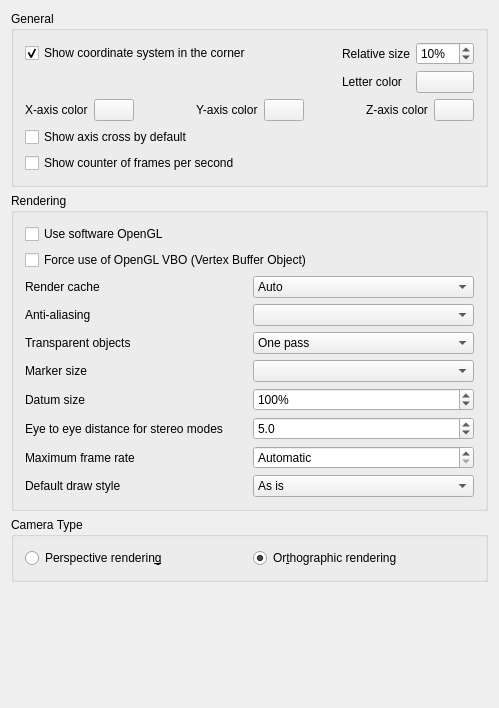
<?xml version="1.0" encoding="UTF-8"?>
<ui version="4.0">
 <class>Gui::Dialog::DlgSettings3DView</class>
 <widget class="QWidget" name="Gui::Dialog::DlgSettings3DView">
  <property name="geometry">
   <rect>
    <x>0</x>
    <y>0</y>
    <width>499</width>
    <height>708</height>
   </rect>
  </property>
  <property name="windowTitle">
   <string>3D View</string>
  </property>
  <layout class="QVBoxLayout" name="verticalLayout_2">
   <item>
    <widget class="QGroupBox" name="GroupBoxGeneral">
     <property name="enabled">
      <bool>true</bool>
     </property>
     <property name="title">
      <string>General</string>
     </property>
     <layout class="QVBoxLayout" name="verticalLayout">
      <item>
       <layout class="QGridLayout" name="gridLayoutCoord">
        <item row="0" column="0">
         <widget class="Gui::PrefCheckBox" name="CheckBox_CornerCoordSystem">
          <property name="toolTip">
           <string>Main coordinate system will always be shown in
lower right corner within opened files</string>
          </property>
          <property name="text">
           <string>Show coordinate system in the corner</string>
          </property>
          <property name="checked">
           <bool>true</bool>
          </property>
          <property name="prefEntry" stdset="0">
           <cstring>CornerCoordSystem</cstring>
          </property>
          <property name="prefPath" stdset="0">
           <cstring>View</cstring>
          </property>
         </widget>
        </item>
        <item row="0" column="1">
         <spacer name="horizontalSpacerCoord">
          <property name="orientation">
           <enum>Qt::Orientation::Horizontal</enum>
          </property>
          <property name="sizeHint" stdset="0">
           <size>
            <width>40</width>
            <height>0</height>
           </size>
          </property>
         </spacer>
        </item>
        <item row="0" column="2">
         <widget class="QLabel" name="labelCoordSize">
          <property name="text">
           <string>Relative size</string>
          </property>
          <property name="alignment">
           <set>Qt::AlignmentFlag::AlignRight|Qt::AlignmentFlag::AlignTrailing|Qt::AlignmentFlag::AlignVCenter</set>
          </property>
         </widget>
        </item>
        <item row="0" column="3">
         <widget class="Gui::PrefSpinBox" name="SpinBox_CornerCoordSystemSize">
          <property name="toolTip">
           <string>Size of main coordinate system representation
in the corner in % of height/width of the viewport</string>
          </property>
          <property name="suffix">
           <string notr="true">%</string>
          </property>
          <property name="minimum">
           <number>2</number>
          </property>
          <property name="maximum">
           <number>100</number>
          </property>
          <property name="value">
           <number>10</number>
          </property>
          <property name="prefEntry" stdset="0">
           <cstring>CornerCoordSystemSize</cstring>
          </property>
          <property name="prefPath" stdset="0">
           <cstring>View</cstring>
          </property>
         </widget>
        </item>
        <item row="1" column="2">
         <widget class="QLabel" name="axisLetterColorLabel">
          <property name="text">
           <string>Letter color</string>
          </property>
         </widget>
        </item>
        <item row="1" column="3">
         <widget class="Gui::PrefColorButton" name="axisLetterColor">
          <property name="toolTip">
           <string>Axis letter and FPS counter color</string>
          </property>
          <property name="color">
           <color>
            <red>0</red>
            <green>0</green>
            <blue>0</blue>
           </color>
          </property>
          <property name="prefEntry" stdset="0">
           <cstring>AxisLetterColor</cstring>
          </property>
          <property name="prefPath" stdset="0">
           <cstring>View</cstring>
          </property>
         </widget>
        </item>
       </layout>
      </item>
      <item>
       <layout class="QHBoxLayout" name="horizontalLayout_2">
        <item>
         <widget class="QLabel" name="xAxisLabel">
          <property name="text">
           <string>X-axis color</string>
          </property>
         </widget>
        </item>
        <item>
         <widget class="Gui::PrefColorButton" name="xAxisColor">
          <property name="text">
           <string/>
          </property>
          <property name="color">
           <color>
            <red>204</red>
            <green>51</green>
            <blue>51</blue>
           </color>
          </property>
          <property name="prefEntry" stdset="0">
           <cstring>AxisXColor</cstring>
          </property>
          <property name="prefPath" stdset="0">
           <cstring>View</cstring>
          </property>
         </widget>
        </item>
        <item>
         <spacer name="horizontalSpacer_2">
          <property name="orientation">
           <enum>Qt::Orientation::Horizontal</enum>
          </property>
          <property name="sizeHint" stdset="0">
           <size>
            <width>40</width>
            <height>20</height>
           </size>
          </property>
         </spacer>
        </item>
        <item>
         <widget class="QLabel" name="yAxisLabel">
          <property name="text">
           <string>Y-axis color</string>
          </property>
         </widget>
        </item>
        <item>
         <widget class="Gui::PrefColorButton" name="yAxisColor">
          <property name="text">
           <string/>
          </property>
          <property name="color">
           <color>
            <red>51</red>
            <green>204</green>
            <blue>51</blue>
           </color>
          </property>
          <property name="prefEntry" stdset="0">
           <cstring>AxisYColor</cstring>
          </property>
          <property name="prefPath" stdset="0">
           <cstring>View</cstring>
          </property>
         </widget>
        </item>
        <item>
         <spacer name="horizontalSpacer_3">
          <property name="orientation">
           <enum>Qt::Orientation::Horizontal</enum>
          </property>
          <property name="sizeHint" stdset="0">
           <size>
            <width>40</width>
            <height>20</height>
           </size>
          </property>
         </spacer>
        </item>
        <item>
         <widget class="QLabel" name="zAxisLabel">
          <property name="text">
           <string>Z-axis color</string>
          </property>
         </widget>
        </item>
        <item>
         <widget class="Gui::PrefColorButton" name="zAxisColor">
          <property name="text">
           <string/>
          </property>
          <property name="color">
           <color>
            <red>51</red>
            <green>51</green>
            <blue>204</blue>
           </color>
          </property>
          <property name="prefEntry" stdset="0">
           <cstring>AxisZColor</cstring>
          </property>
          <property name="prefPath" stdset="0">
           <cstring>View</cstring>
          </property>
         </widget>
        </item>
       </layout>
      </item>
      <item>
       <widget class="Gui::PrefCheckBox" name="CheckBox_ShowAxisCross">
        <property name="toolTip">
         <string>Axis cross will be shown by default at file
opening or creation</string>
        </property>
        <property name="text">
         <string>Show axis cross by default</string>
        </property>
        <property name="prefEntry" stdset="0">
         <cstring>ShowAxisCross</cstring>
        </property>
        <property name="prefPath" stdset="0">
         <cstring>View</cstring>
        </property>
       </widget>
      </item>
      <item>
       <widget class="Gui::PrefCheckBox" name="CheckBox_ShowFPS">
        <property name="toolTip">
         <string>Time needed for last operation and resulting frame rate
will be shown at the lower left corner in opened files</string>
        </property>
        <property name="text">
         <string>Show counter of frames per second</string>
        </property>
        <property name="prefEntry" stdset="0">
         <cstring>ShowFPS</cstring>
        </property>
        <property name="prefPath" stdset="0">
         <cstring>View</cstring>
        </property>
       </widget>
      </item>
     </layout>
    </widget>
   </item>
   <item>
    <widget class="QGroupBox" name="GroupBox12">
     <property name="enabled">
      <bool>true</bool>
     </property>
     <property name="title">
      <string>Rendering</string>
     </property>
     <layout class="QVBoxLayout" name="verticalLayout_3">
      <item>
       <widget class="Gui::PrefCheckBox" name="CheckBox_use_SW_OpenGL">
        <property name="toolTip">
         <string>This option is useful for troubleshooting graphics card and driver problems.
Changing this option requires a restart of the application.</string>
        </property>
        <property name="text">
         <string>Use software OpenGL</string>
        </property>
        <property name="prefEntry" stdset="0">
         <cstring>UseSoftwareOpenGL</cstring>
        </property>
        <property name="prefPath" stdset="0">
         <cstring>OpenGL</cstring>
        </property>
       </widget>
      </item>
      <item>
       <widget class="Gui::PrefCheckBox" name="CheckBox_useVBO">
        <property name="toolTip">
         <string>A VBO is an OpenGL feature that enables uploading geometry data
to the graphics card, and is how efficient 3D rendering is done
on modern hardware.
This feature might not be used by default if you are running old
hardware or drivers. By selecting this option its usage will be
forcibly enabled.

Note: Turning this on is typically not required. If you do,
remember to report this setting as enabled when seeking support.</string>
        </property>
        <property name="text">
         <string>Force use of OpenGL VBO (Vertex Buffer Object)</string>
        </property>
        <property name="prefEntry" stdset="0">
         <cstring>UseVBO</cstring>
        </property>
        <property name="prefPath" stdset="0">
         <cstring>View</cstring>
        </property>
       </widget>
      </item>
      <item>
       <layout class="QGridLayout" name="gridLayout">
        <item row="0" column="0">
         <widget class="QLabel" name="renderCacheLabel">
          <property name="text">
           <string>Render cache</string>
          </property>
         </widget>
        </item>
        <item row="5" column="0">
         <widget class="QLabel" name="textLabel1">
          <property name="text">
           <string>Eye to eye distance for stereo modes</string>
          </property>
         </widget>
        </item>
        <item row="0" column="1">
         <widget class="QComboBox" name="renderCache">
          <property name="minimumSize">
           <size>
            <width>120</width>
            <height>0</height>
           </size>
          </property>
          <property name="toolTip">
           <string>'Render caching' is another way to say 'Rendering acceleration'.
There are 3 options available to achieve this:
1) 'Auto' (default), let Coin3D decide where to cache.
2) 'Distributed', manually turn on cache for all view provider root node.
3) 'Centralized', manually turn off cache in all nodes of all view provider, and
only cache at the scene graph root node. This offers the fastest rendering speed
but slower response to any scene changes.</string>
          </property>
          <property name="currentIndex">
           <number>0</number>
          </property>
          <item>
           <property name="text">
            <string>Auto</string>
           </property>
          </item>
          <item>
           <property name="text">
            <string>Distributed</string>
           </property>
          </item>
          <item>
           <property name="text">
            <string>Centralized</string>
           </property>
          </item>
         </widget>
        </item>
        <item row="1" column="1">
         <widget class="QComboBox" name="comboAliasing">
          <property name="minimumSize">
           <size>
            <width>120</width>
            <height>0</height>
           </size>
          </property>
          <property name="toolTip">
           <string>Method of multisample anti-aliasing</string>
          </property>
         </widget>
        </item>
        <item row="1" column="0">
         <widget class="QLabel" name="aliasingLAbel">
          <property name="text">
           <string>Anti-aliasing</string>
          </property>
         </widget>
        </item>
        <item row="5" column="1">
         <widget class="Gui::PrefDoubleSpinBox" name="FloatSpinBox_EyeDistance">
          <property name="minimumSize">
           <size>
            <width>120</width>
            <height>0</height>
           </size>
          </property>
          <property name="toolTip">
           <string>Eye-to-eye distance used for stereo projections.
The specified value is a factor that will be multiplied with the
bounding box size of the 3D object that is currently displayed.</string>
          </property>
          <property name="decimals">
           <number>1</number>
          </property>
          <property name="minimum">
           <double>0.100000000000000</double>
          </property>
          <property name="maximum">
           <double>1000.000000000000000</double>
          </property>
          <property name="singleStep">
           <double>2.000000000000000</double>
          </property>
          <property name="value">
           <double>5.000000000000000</double>
          </property>
          <property name="prefEntry" stdset="0">
           <cstring>EyeDistance</cstring>
          </property>
          <property name="prefPath" stdset="0">
           <cstring>View</cstring>
          </property>
         </widget>
        </item>
        <item row="2" column="1">
         <widget class="Gui::PrefComboBox" name="comboTransparentRender">
          <property name="minimumSize">
           <size>
            <width>120</width>
            <height>0</height>
           </size>
          </property>
          <property name="toolTip">
           <string>Render types of transparent objects</string>
          </property>
          <property name="prefEntry" stdset="0">
           <cstring>TransparentObjectRenderType</cstring>
          </property>
          <property name="prefPath" stdset="0">
           <cstring>View</cstring>
          </property>
          <item>
           <property name="text">
            <string>One pass</string>
           </property>
          </item>
          <item>
           <property name="text">
            <string>Backface pass</string>
           </property>
          </item>
         </widget>
        </item>
        <item row="7" column="0">
         <widget class="QLabel" name="defaultDrawStyleLabel">
          <property name="text">
           <string>Default draw style</string>
          </property>
         </widget>
        </item>
        <item row="7" column="1">
         <widget class="Gui::PrefComboBox" name="comboDefaultDrawStyle">
          <property name="minimumSize">
           <size>
            <width>120</width>
            <height>0</height>
           </size>
          </property>
          <property name="toolTip">
           <string>Draw style the first view of a document opens in. Further views keep following the view they were opened beside.</string>
          </property>
          <property name="prefEntry" stdset="0">
           <cstring>DefaultDrawStyle</cstring>
          </property>
          <property name="prefPath" stdset="0">
           <cstring>View</cstring>
          </property>
          <item>
           <property name="text">
            <string>As is</string>
           </property>
          </item>
          <item>
           <property name="text">
            <string>Points</string>
           </property>
          </item>
          <item>
           <property name="text">
            <string>Wireframe</string>
           </property>
          </item>
          <item>
           <property name="text">
            <string>Hidden line</string>
           </property>
          </item>
          <item>
           <property name="text">
            <string>No shading</string>
           </property>
          </item>
          <item>
           <property name="text">
            <string>Shaded</string>
           </property>
          </item>
          <item>
           <property name="text">
            <string>Flat lines</string>
           </property>
          </item>
         </widget>
        </item>
        <item row="2" column="0">
         <widget class="QLabel" name="transparentRenderLabel">
          <property name="toolTip">
           <string/>
          </property>
          <property name="text">
           <string>Transparent objects</string>
          </property>
         </widget>
        </item>
        <item row="3" column="0">
         <widget class="QLabel" name="markerSizeLabel">
          <property name="toolTip">
           <string/>
          </property>
          <property name="text">
           <string>Marker size</string>
          </property>
         </widget>
        </item>
        <item row="3" column="1">
         <widget class="QComboBox" name="boxMarkerSize">
          <property name="minimumSize">
           <size>
            <width>120</width>
            <height>0</height>
           </size>
          </property>
          <property name="toolTip">
           <string>Size of vertices in the Sketcher, TechDraw and other workbenches</string>
          </property>
         </widget>
        </item>
        <item row="4" column="0">
         <widget class="QLabel" name="markerSizeLabel_2">
          <property name="toolTip">
           <string/>
          </property>
          <property name="text">
           <string>Datum size</string>
          </property>
         </widget>
        </item>
        <item row="4" column="1">
         <widget class="Gui::PrefDoubleSpinBox" name="FloatSpinBox_DatumScale">
          <property name="minimumSize">
           <size>
            <width>120</width>
            <height>0</height>
           </size>
          </property>
          <property name="toolTip">
           <string>Size of core datum objects</string>
          </property>
          <property name="suffix">
           <string>%</string>
          </property>
          <property name="decimals">
           <number>0</number>
          </property>
          <property name="minimum">
           <double>0.000000000000000</double>
          </property>
          <property name="maximum">
           <double>400.000000000000000</double>
          </property>
          <property name="singleStep">
           <double>5.000000000000000</double>
          </property>
          <property name="value">
           <double>100.000000000000000</double>
          </property>
          <property name="prefEntry" stdset="0">
           <cstring>DatumScale</cstring>
          </property>
          <property name="prefPath" stdset="0">
           <cstring>View</cstring>
          </property>
         </widget>
        </item>
        <item row="6" column="0">
         <widget class="QLabel" name="maxFrameRateLabel">
          <property name="text">
           <string>Maximum frame rate</string>
          </property>
         </widget>
        </item>
        <item row="6" column="1">
         <widget class="Gui::PrefSpinBox" name="SpinBox_MaxFrameRate">
          <property name="minimumSize">
           <size>
            <width>120</width>
            <height>0</height>
           </size>
          </property>
          <property name="toolTip">
           <string>Upper limit on how often the 3D view is redrawn.
'Automatic' follows the refresh rate of the display, since drawing
faster than the display can show only wastes graphics card work.
Set to 0 to redraw as fast as the graphics driver allows.</string>
          </property>
          <property name="specialValueText">
           <string>Automatic</string>
          </property>
          <property name="suffix">
           <string> FPS</string>
          </property>
          <property name="minimum">
           <number>-1</number>
          </property>
          <property name="maximum">
           <number>1000</number>
          </property>
          <property name="value">
           <number>-1</number>
          </property>
          <property name="prefEntry" stdset="0">
           <cstring>MaxFrameRate</cstring>
          </property>
          <property name="prefPath" stdset="0">
           <cstring>View</cstring>
          </property>
         </widget>
        </item>
       </layout>
      </item>
     </layout>
    </widget>
   </item>
   <item>
    <widget class="QGroupBox" name="groupBoxCamera">
     <property name="title">
      <string>Camera Type</string>
     </property>
     <layout class="QGridLayout" name="gridLayout1">
      <property name="leftMargin">
       <number>11</number>
      </property>
      <property name="topMargin">
       <number>11</number>
      </property>
      <property name="rightMargin">
       <number>11</number>
      </property>
      <property name="bottomMargin">
       <number>11</number>
      </property>
      <property name="spacing">
       <number>6</number>
      </property>
      <item row="0" column="0">
       <widget class="Gui::PrefRadioButton" name="radioPerspective">
        <property name="toolTip">
         <string>Objects will appear in a perspective projection</string>
        </property>
        <property name="text">
         <string>Perspective renderin&amp;g</string>
        </property>
        <property name="prefEntry" stdset="0">
         <cstring>Perspective</cstring>
        </property>
        <property name="prefPath" stdset="0">
         <cstring>View</cstring>
        </property>
       </widget>
      </item>
      <item row="0" column="1">
       <widget class="Gui::PrefRadioButton" name="radioOrthographic">
        <property name="toolTip">
         <string>Objects will be in orthographic projection</string>
        </property>
        <property name="text">
         <string>Or&amp;thographic rendering</string>
        </property>
        <property name="checked">
         <bool>true</bool>
        </property>
        <property name="prefEntry" stdset="0">
         <cstring>Orthographic</cstring>
        </property>
        <property name="prefPath" stdset="0">
         <cstring>View</cstring>
        </property>
       </widget>
      </item>
     </layout>
    </widget>
   </item>
   <item>
    <spacer>
     <property name="orientation">
      <enum>Qt::Orientation::Vertical</enum>
     </property>
     <property name="sizeHint" stdset="0">
      <size>
       <width>455</width>
       <height>16</height>
      </size>
     </property>
    </spacer>
   </item>
  </layout>
 </widget>
 <layoutdefault spacing="6" margin="11"/>
 <customwidgets>
  <customwidget>
   <class>Gui::ColorButton</class>
   <extends>QPushButton</extends>
   <header>Gui/Widgets.h</header>
  </customwidget>
  <customwidget>
   <class>Gui::PrefSpinBox</class>
   <extends>QSpinBox</extends>
   <header>Gui/PrefWidgets.h</header>
  </customwidget>
  <customwidget>
   <class>Gui::PrefColorButton</class>
   <extends>Gui::ColorButton</extends>
   <header>Gui/PrefWidgets.h</header>
  </customwidget>
  <customwidget>
   <class>Gui::PrefRadioButton</class>
   <extends>QRadioButton</extends>
   <header>Gui/PrefWidgets.h</header>
  </customwidget>
  <customwidget>
   <class>Gui::PrefCheckBox</class>
   <extends>QCheckBox</extends>
   <header>Gui/PrefWidgets.h</header>
  </customwidget>
  <customwidget>
   <class>Gui::PrefComboBox</class>
   <extends>QComboBox</extends>
   <header>Gui/PrefWidgets.h</header>
  </customwidget>
  <customwidget>
   <class>Gui::PrefDoubleSpinBox</class>
   <extends>QDoubleSpinBox</extends>
   <header>Gui/PrefWidgets.h</header>
  </customwidget>
 </customwidgets>
 <resources/>
 <connections>
  <connection>
   <sender>CheckBox_CornerCoordSystem</sender>
   <signal>toggled(bool)</signal>
   <receiver>SpinBox_CornerCoordSystemSize</receiver>
   <slot>setEnabled(bool)</slot>
   <hints>
    <hint type="sourcelabel">
     <x>20</x>
     <y>20</y>
    </hint>
    <hint type="destinationlabel">
     <x>20</x>
     <y>20</y>
    </hint>
   </hints>
  </connection>
  <connection>
   <sender>CheckBox_CornerCoordSystem</sender>
   <signal>toggled(bool)</signal>
   <receiver>axisLetterColor</receiver>
   <slot>setEnabled(bool)</slot>
   <hints>
    <hint type="sourcelabel">
     <x>20</x>
     <y>20</y>
    </hint>
    <hint type="destinationlabel">
     <x>20</x>
     <y>20</y>
    </hint>
   </hints>
  </connection>
 </connections>
</ui>
